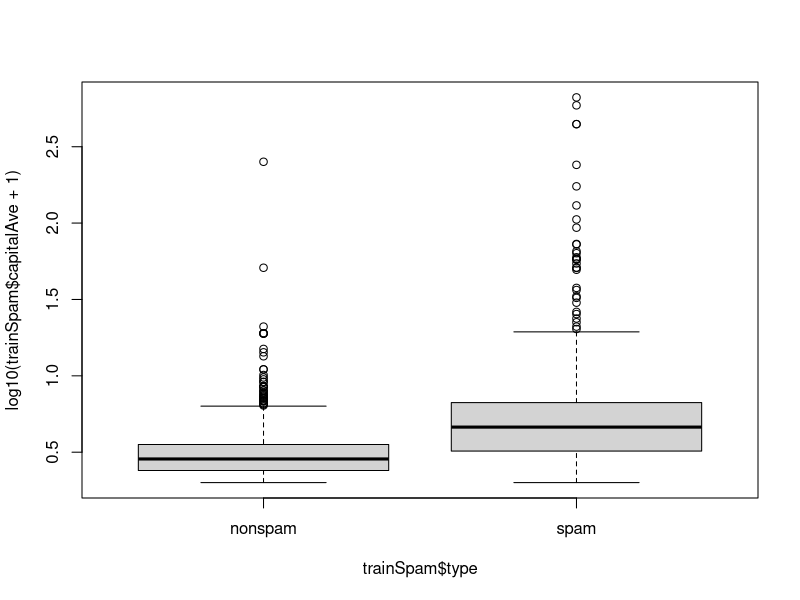
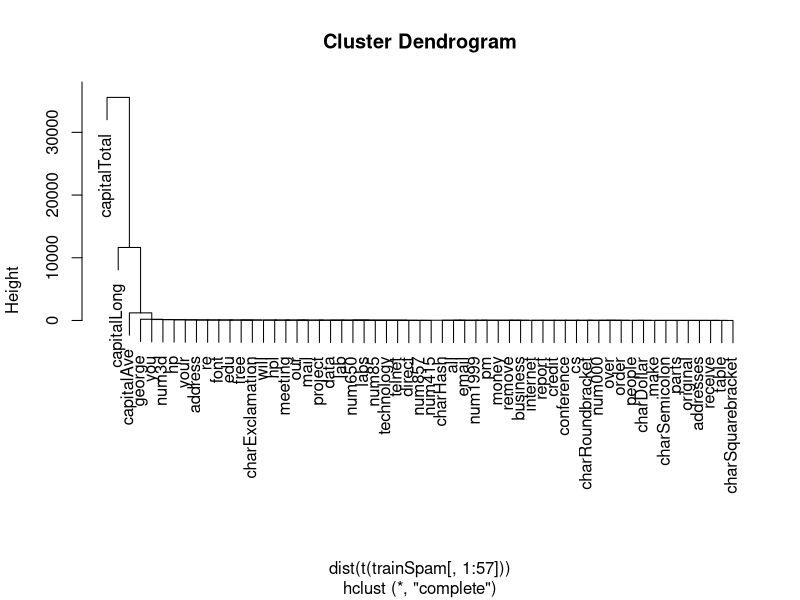
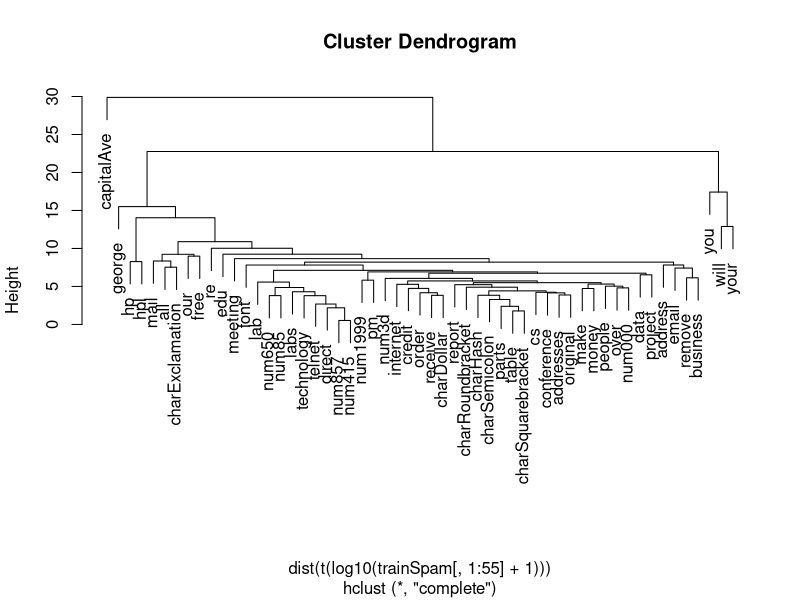

The R source for these figures, in order:
library(kernlab)
data(spam)
str(spam[,1:5])

set.seed(3435)

trainIndicator <- rbinom(4601, size = 1, prob = 0.5)
table(trainIndicator)

trainSpam <- spam[trainIndicator == 1, ]
testSpam <- spam[trainIndicator == 0, ]

names(trainSpam)

head(trainSpam)

table(trainSpam$type)

setwd("/home/rogelio/Desktop/datasciencecoursera/reproducible_research")

png("./spam_or_not.png")
plot(log10(trainSpam$capitalAve + 1) ~ trainSpam$type)
dev.off()

# plot("./correlations.png")
# plot(log10(trainSpam[, 1:4] + 1))
# dev.off()

png("./hcluster.png")
hcluster <- hclust(dist(t(trainSpam[,1:57])))
plot(hcluster)
dev.off()

hclusterUpdated <- hclust(dist(t(log10(trainSpam[,1:55] + 1))))

png("./hcluster_updated.png")
plot(hclusterUpdated)
dev.off()

trainSpam$numType <- as.numeric(trainSpam$type) - 1
costFunction <- function(x,y) sum(x != (y > 0.5))
cvError <- rep(NA, 55)
library(boot)

# tests which one of the variables in the dataset is the better 
# predictor for an email to be SPAM

for(i in 1:55){
        lmFormula <- reformulate(names(trainSpam)[i], response = "numType")
        glmFit <- glm(lmFormula, family = "binomial", data = trainSpam)
        cvError[i] <- cv.glm(trainSpam, glmFit, costFunction, 2)$delta[2]
}

# see which variable minimizes the error
names(trainSpam)[which.min(cvError)]
# turns out to be charDollar

# use the best model from the group
predictionModel <- glm(numType ~ charDollar, family = "binomial", 
                       data = trainSpam)

# test predictor on test set
predictionTest <- predict(predictionModel, testSpam)
predictedSpam <- rep("nonspam", dim(testSpam)[1])

# clasify as spam those with prob > 0.5
predictedSpam[predictionModel$fitted > 0.5] <- "spam"

# compare outcome of the model with actual classification
a <- table(predictedSpam, testSpam$type)

# margin of error
err <- (a[[2]] + a[[3]])/(a[[1]] + a[[2]] + a[[3]] + a[[4]])
